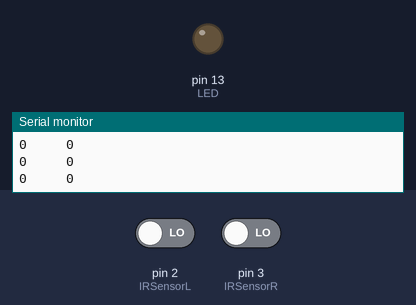
Bench run of a sketch on a simulated Arduino Uno, built with avr-gcc and run on an emulated ATmega328P. Parts: output pins drawn as LEDs (lit = HIGH), the last lines printed to the serial monitor. Dashed ring = blinking. Inputs (shaded band) come from the test bench; at power-on: pin 2 (IRSensorL) LOW, pin 3 (IRSensorR) LOW.

Above: at 1.2 s.
1.3 s: pin 2 (IRSensorL) driven HIGH
At 1.55 s:
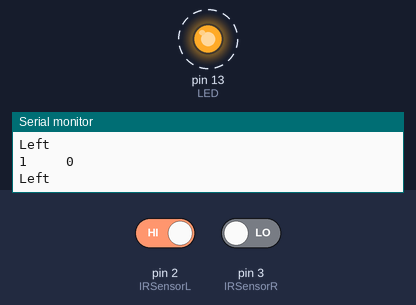
4.3 s: pin 2 (IRSensorL) driven LOW
At 4.3 s:
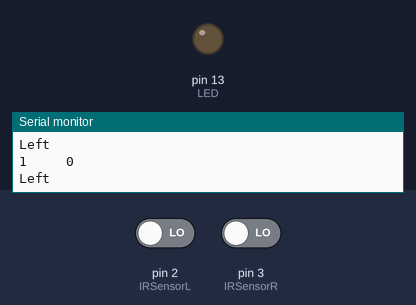
5.8 s: pin 3 (IRSensorR) driven HIGH
At 6.06 s:
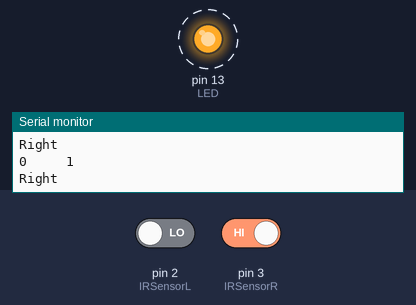
8.8 s: pin 3 (IRSensorR) driven LOW
Timing chart, 0 to 11.3 s (numbered marks = the images above; inputs shaded):
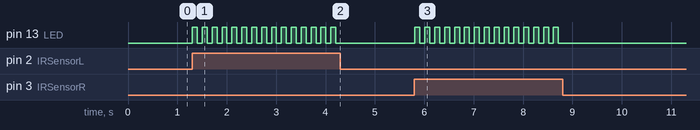

The sketch:

line_follow_bot.ino
```cpp
int IRSensorL = 2;
int IRSensorR = 3;
int LED = 13;

int mot1F = 9;
int mot1B = 8;
int mot1E = 10;
int mot2F = 7;
int mot2B = 6;
int mot2E = 5;

void forward(){               //fucntion to move forwards
   digitalWrite(mot1F,HIGH);
   digitalWrite(mot1B,LOW);
   digitalWrite(mot2F,HIGH);
   digitalWrite(mot2B,LOW);
  }
void backward(){             //fucntion to move backwards
  digitalWrite(mot1F,LOW);
  digitalWrite(mot1B,HIGH);
  digitalWrite(mot2F,LOW);
  digitalWrite(mot2B,HIGH);
  }
void turn(String direction){ //function to turn right or left
  if(direction == "right"){
    digitalWrite(mot1F,HIGH);
    digitalWrite(mot1B,LOW);
    digitalWrite(mot2F,LOW);
    digitalWrite(mot2B,HIGH);
  }
  if(direction == "left"){
    digitalWrite(mot1F,HIGH);
    digitalWrite(mot1B,LOW);
    digitalWrite(mot2F,LOW);
    digitalWrite(mot2B,HIGH);
  }
}
void halt(){
  digitalWrite(mot1F,LOW);
  digitalWrite(mot1B,LOW);
  digitalWrite(mot2F,LOW);
  digitalWrite(mot2B,LOW);
}

void setup(){

  Serial.begin(9600);

  pinMode (IRSensorL, INPUT);
  pinMode (IRSensorR, INPUT);
  pinMode (LED, OUTPUT);
  digitalWrite(mot1E, HIGH);
  digitalWrite(mot2E, HIGH);
}

void loop(){
  int IRoutL = digitalRead(IRSensorL); //Creates a variable that will constantly hold the value of IR sensor ( 1 or 0)
  int IRoutR = digitalRead(IRSensorR);
  Serial.print(IRoutL);
  Serial.print("     ");
  Serial.println(IRoutR);

  if (IRoutL == 1){   //left senses line
    digitalWrite(LED, HIGH);
    turn("left");
    Serial.println("Left");
    delay(100);
  }
  else if (IRoutR == 1){   //right senses line
    digitalWrite(LED, HIGH);
    turn("right");
    Serial.println("Right");
    delay(100);
  }

  digitalWrite(LED, LOW);
  forward();                 //continue forward
  delay(100);
}
```

Measured:
- after the input at 1.3 s, pin 13 (LED): alternates HIGH for 0.10 s and LOW for 0.10 s, starting at once
- after the input at 4.3 s, pin 13 (LED): stops changing and stays LOW
- after the input at 5.8 s, pin 13 (LED): alternates HIGH for 0.10 s and LOW for 0.10 s, starting at once
- after the input at 8.8 s, pin 13 (LED): stops changing and stays LOW
